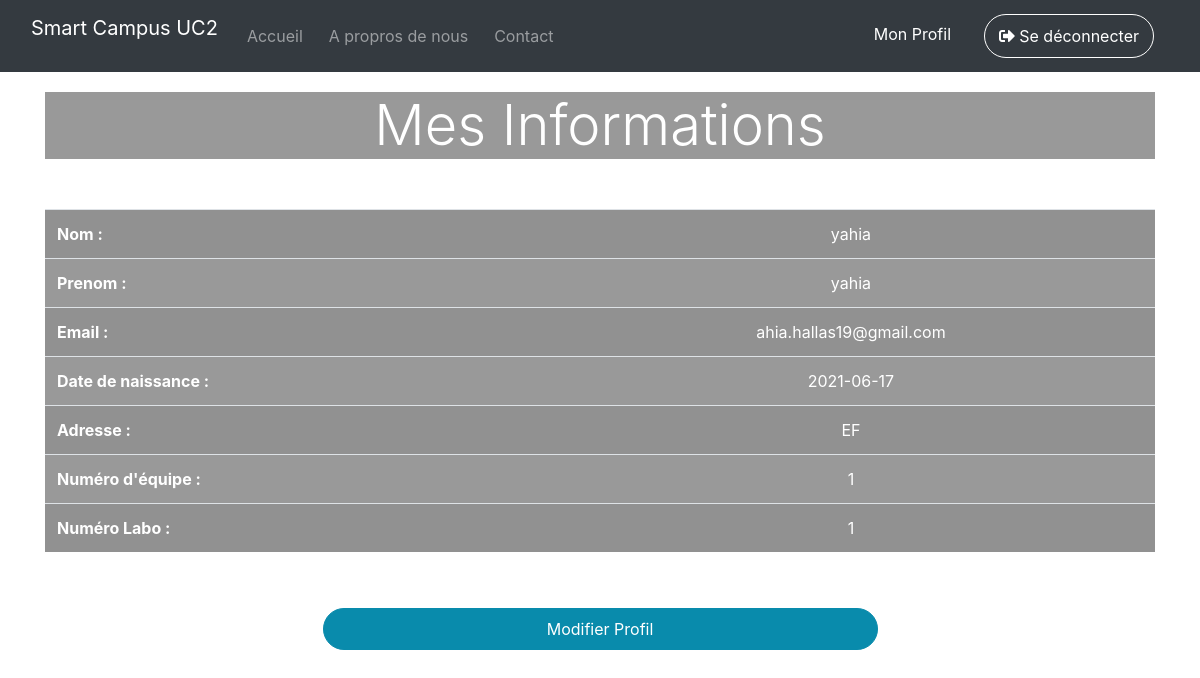
Page /pages/profil.php (signed in) on the committed database.
### tables this page shows
CREATE TABLE `utilisateurs` (
  `id` int(11) NOT NULL,
  `nom` varchar(25) NOT NULL,
  `prenom` varchar(25) NOT NULL,
  `email` varchar(25) NOT NULL,
  `pass` varchar(64) NOT NULL,
  `date_nais` date NOT NULL,
  `adr` varchar(25) NOT NULL,
  `role` int(11) DEFAULT 1,
  `num_equipe` int(11) DEFAULT NULL,
  `num_projet` int(11) DEFAULT NULL,
  `num_labo` int(11) DEFAULT NULL
);

### pages/profil.php (the view, shortened to what this page needs)
<?php
include '../includes/bd.php';
$id = $_SESSION['id'];
$sql = "SELECT * FROM utilisateurs WHERE id ='$id' ";
$sqli = mysqli_query($con, $sql);
$user = mysqli_fetch_assoc($sqli);
?>
<!doctype html>
<html lang="en">
<head>
    <link rel="stylesheet" href="https://cdn.jsdelivr.net/npm/bootstrap@4.6.0/dist/css/bootstrap.min.css">
    <link rel="stylesheet" href="https://use.fontawesome.com/releases/v5.7.0/css/all.css">
    <link rel="stylesheet" href="../css/style.css">
</head>
<body>
    <nav class="navbar navbar-dark bg-dark navbar-expand-md ">
        <div class="container-fluid">
            <p><a class="navbar-brand" href="index.php">Smart Campus UC2</a></p>
            <div class="collapse navbar-collapse" id="navCollapse">
                <ul class="navbar-nav">
                    <li class="nav-item ">
                        <a class="nav-link" href="index.php">Accueil</a>
                    </li>
                    <li class="nav-item">
                        <a class="nav-link" href="aboutus.php">A propros de nous</a>
                    </li>
                    <li class="nav-item">
                        <a class="nav-link" href="contact.php">Contact</a>
                    </li>
                </ul>
                <ul id="h" class="navbar-nav ml-auto">
                    <li class="nav-item "><a class="nav-link active" href="profil.php">Mon Profil</a></li>
                    <li class=""><button id="con-btn" class="bg-dark"><a class="nav-link active" href="logout.php"><span class="fas fa-sign-out-alt "></span> Se déconnecter </a></button></li>
                </ul>
            </div>
        </div>
    </nav>
    <div id="tab" class="container ">
        <p class="display-4 text-center cap" style="color: white; margin-top: 20px;">Mes Informations</p>
        <table class="table table-striped table-hover" style="margin-top: 50px; color: white;">
            <tbody>
                <tr>
                    <th>Nom : </th>
                    <td class="text-center"><?= $user['nom'] ?></td>
                </tr>
                <tr>
                    <th>Prenom : </th>
                    <td class="text-center"><?= $user['prenom'] ?></td>
                </tr>
                <tr>
                    <th>Email : </th>
                    <td class="text-center"><?= $user['email'] ?></td>
                </tr>
                <tr>
                    <th>Date de naissance : </th>
                    <td class="text-center"><?= $user['date_nais'] ?></td>
                </tr>
                <tr>
                    <th>Adresse : </th>
                    <td class="text-center"><?= $user['adr'] ?></td>
                </tr>
                <?php if ($user['num_equipe'] != null) : ?>
                    <tr>
                        <th>Numéro d'équipe : </th>
                        <td class="text-center"><?= $user['num_equipe'] ?></td>
                    </tr>
                <?php endif; ?>
                <?php if ($user['num_labo'] != null) : ?>
                    <tr>
                        <th>Numéro Labo : </th>
                        <td class="text-center"><?= $user['num_labo'] ?></td>
                    </tr>
                <?php endif; ?>
            </tbody>
        </table>
        <div class="text-center">
            <a class="modifier" href="update.php"><button id="submit-btn" class="btn btn-success w-50 p-2 text-center">Modifier Profil</button></a>
        </div>
    </div>
</body>
</html>

### css/style.css (style rules this page uses)
li { margin: 5px; }
#h li { margin-right: 15px; }
#con-btn { border: 1px solid white; border-radius: 50px; -webkit-border-radius: 50px; -moz-border-radius: 50px; -ms-border-radius: 50px; -o-border-radius: 50px; margin-left: 5px; }
#submit-btn { border-radius: 25px; -webkit-border-radius: 25px; -moz-border-radius: 25px; -ms-border-radius: 25px; -o-border-radius: 25px; margin-top: 40px; background-color: rgb(9, 139, 172); border-color: rgb(9, 139, 172); }
table { background: rgba(0, 0, 0, 0.4); }
.cap { background: rgba(0, 0, 0, 0.4); }
.modifier, .modifier:hover { text-decoration: none; color: white; }
nav { padding-left: 30px; }

### rows in the picture
utilisateurs: nom "yahia", prenom "yahia", email "ahia.hallas19@gmail.com", date_nais "2021-06-17", adr "EF", num_equipe "1", num_labo "1"
